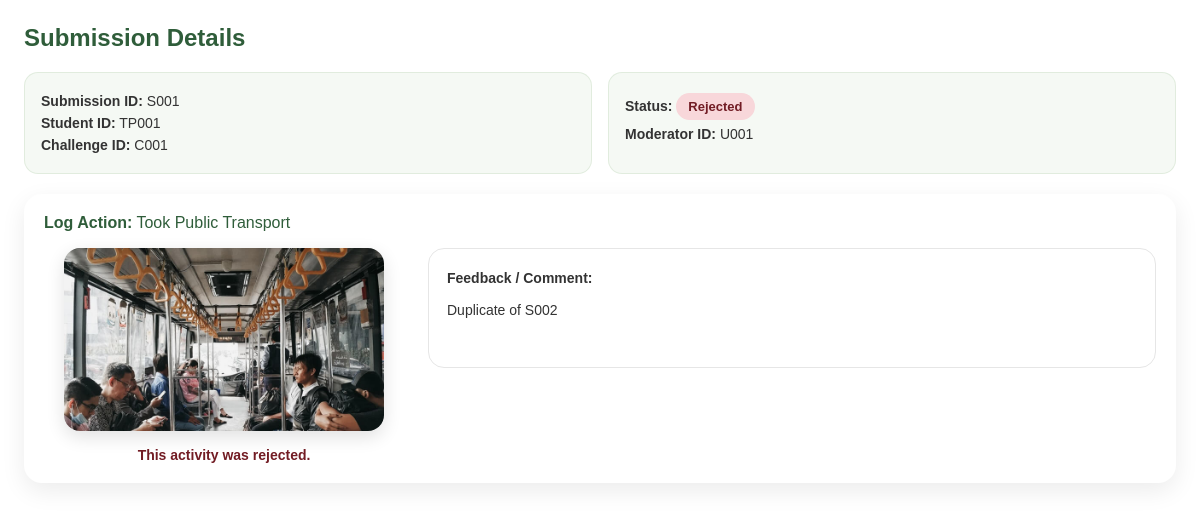
Screenshot of /src/activityDetail.php?submissionID=S001 with the database file from the repository.
### tables this page shows
CREATE TABLE `challenge_submission` (
  `SubmissionID` varchar(11) NOT NULL,
  `Submission_Date` datetime NOT NULL,
  `Proof` varchar(255) NOT NULL,
  `ProofHash` varchar(255) NOT NULL,
  `Status` varchar(50) NOT NULL,
  `FlagType` varchar(50) NOT NULL DEFAULT 'normal',
  `StudentID` varchar(11) NOT NULL,
  `ChallengeID` varchar(11) NOT NULL
);

CREATE TABLE `verification` (
  `ModeratorID` varchar(11) NOT NULL,
  `SubmissionID` varchar(11) NOT NULL,
  `Review` varchar(112) NOT NULL
);

CREATE TABLE `challenge` (
  `ChallengeID` varchar(11) NOT NULL,
  `Title` varchar(50) NOT NULL,
  `Description` text NOT NULL,
  `Points` int(11) NOT NULL
);

### src/activityDetail.php (the view, shortened to what this page needs)
<?php
include('conn.php');
$submissionID = $_GET['submissionID'];
$stmt = $dbConn->prepare("SELECT * FROM challenge_submission WHERE SubmissionID=?");
$stmt->bind_param("s", $submissionID);
$stmt->execute();
$result = $stmt->get_result();
$submission = $result->fetch_assoc();
$rejectReason = "-";
$moderatorID = $submission['ModeratorID'] ?? '-';
$stmt2 = $dbConn->prepare("SELECT ModeratorID, Review FROM verification WHERE SubmissionID=?");
$stmt2->bind_param("s", $submissionID);
$stmt2->execute();
$res2 = $stmt2->get_result();
if ($res2 && $res2->num_rows > 0) {
    $verifyData = $res2->fetch_assoc();
    $rejectReason = !empty($verifyData['Review']) ? $verifyData['Review'] : "-";
    if ($moderatorID === '-' || empty($moderatorID)) {
        $moderatorID = $verifyData['ModeratorID'];
    }
}
$challengeTitle = "Unknown";
if (!empty($submission['ChallengeID'])) {
    $stmt3 = $dbConn->prepare("SELECT Title FROM challenge WHERE ChallengeID=?");
    $stmt3->bind_param("s", $submission['ChallengeID']);
    $stmt3->execute();
    $res3 = $stmt3->get_result();
    if ($res3 && $res3->num_rows > 0) {
        $challengeTitle = $res3->fetch_assoc()['Title'];
    }
}
$statusClass = strtolower($submission['Status']);
?>
<!DOCTYPE html>
<html lang="en">
<head>
<link rel="stylesheet" href="styles.css">
<link rel="stylesheet" href="responsive.css">
</head>
<body>
    <div class="modal-page">
        <div class="modal-topbar">
            <div class="modal-title">Submission Details</div>
        </div>
        <div class="info-grid">
            <div class="info-card">
                <p><strong>Submission ID:</strong> <?= htmlspecialchars($submission['SubmissionID']) ?></p>
                <p><strong>Student ID:</strong> <?= htmlspecialchars($submission['StudentID']) ?></p>
                <p><strong>Challenge ID:</strong> <?= htmlspecialchars($submission['ChallengeID']) ?></p>
            </div>
            <div class="info-card">
                <p>
                    <strong>Status:</strong>
                    <span class="status-badge status-<?= $statusClass ?>">
                        <?= htmlspecialchars($submission['Status']) ?>
                    </span>
                </p>
                <p><strong>Moderator ID:</strong> <?= htmlspecialchars($moderatorID) ?></p>
            </div>
        </div>
        <div class="detail-card">
            <p class="log-action"><strong>Log Action:</strong> <?= htmlspecialchars($challengeTitle) ?></p>
            <div class="content">
                <div class="image-box">
                    <img src="<?= !empty($submission['Proof']) ? htmlspecialchars($submission['Proof']) : 'placeholder.jpg' ?>"
                         class="activity-image"
                         alt="Activity Image">
                    <?php if ($statusClass === 'approved'): ?>
                        <p class="status-text approved">This activity has been approved.</p>
                    <?php elseif ($statusClass === 'rejected'): ?>
                        <p class="status-text rejected">This activity was rejected.</p>
                    <?php endif; ?>
                </div>
                <div class="detail-box">
                    <?php if ($statusClass === 'rejected'): ?>
                        <p class="reason-title"><strong>Feedback / Comment:</strong></p>
                        <p><?= htmlspecialchars($rejectReason) ?></p>
                    <?php elseif ($statusClass === 'approved'): ?>
                        <p class="reason-title"><strong>Review Result:</strong></p>
                        <p>This submission was reviewed and approved by the moderator.</p>
                    <?php endif; ?>
                </div>
            </div>
        </div>
    </div>
</body>
</html>

### src/styles.css (style rules this page uses)
* { margin: 0; padding: 0; box-sizing: border-box; font-family: 'Poppins', sans-serif; }
html, body { margin: 0; padding: 0; }
body { min-height: 100vh; height: auto; display: flex; align-items: flex-start; justify-content: flex-start; background: linear-gradient(135deg, #84B179, #A2CB8B, #C7EABB); background-repeat: no-repeat; background-attachment: fixed; }
.status-badge, .flag-badge { display:inline-block; padding:6px 12px; border-radius:999px; font-size:13px; font-weight:600; }
.status-rejected { background: #f8d7da; color: #721c24; }

### src/activityDetail.php (style rules this page uses)
body { margin: 0; background: transparent; min-height: auto; display: block; }
.modal-page { padding: 24px; background: #fff; min-height: 100vh; box-sizing: border-box; }
.modal-topbar { display: flex; justify-content: space-between; align-items: center; gap: 12px; margin-bottom: 20px; }
.modal-title { font-size: 24px; font-weight: 700; color: #2f5d3a; }
.info-grid { display: grid; grid-template-columns: repeat(2, minmax(220px, 1fr)); gap: 16px; margin-bottom: 20px; }
.info-card { background: rgba(132,177,121,0.08); border: 1px solid rgba(132,177,121,0.18); border-radius: 14px; padding: 14px 16px; }
.info-card p { margin: 6px 0; color: #333; font-size: 14px; }
.detail-card { background: #fff; border-radius: 18px; box-shadow: 0 8px 24px rgba(0,0,0,0.08); padding: 20px; }
.log-action { margin-bottom: 16px; font-size: 16px; color: #2f5d3a; }
.content { display: grid; grid-template-columns: minmax(280px, 360px) 1fr; gap: 24px; align-items: start; }
.image-box { text-align: center; }
.activity-image { width: 100%; max-width: 320px; border-radius: 16px; object-fit: cover; box-shadow: 0 6px 18px rgba(0,0,0,0.12); }
.status-text { margin-top: 12px; font-weight: 600; font-size: 14px; }
.status-text.rejected { color: #721c24; }
.detail-box { background: rgba(255,255,255,0.95); border: 1px solid #e6e6e6; border-radius: 16px; padding: 18px; min-height: 120px; }
.detail-box p { margin: 0 0 10px; font-size: 14px; color: #333; line-height: 1.6; }
.reason-title { margin-bottom: 10px; color: #2f5d3a; }

### rows the page displays
challenge_submission: SubmissionID "S001", StudentID "TP001", ChallengeID "C001", Status "Rejected", Proof (picture)
verification: ModeratorID "U001", Review "Duplicate of S002"
challenge: Title "Took Public Transport"
